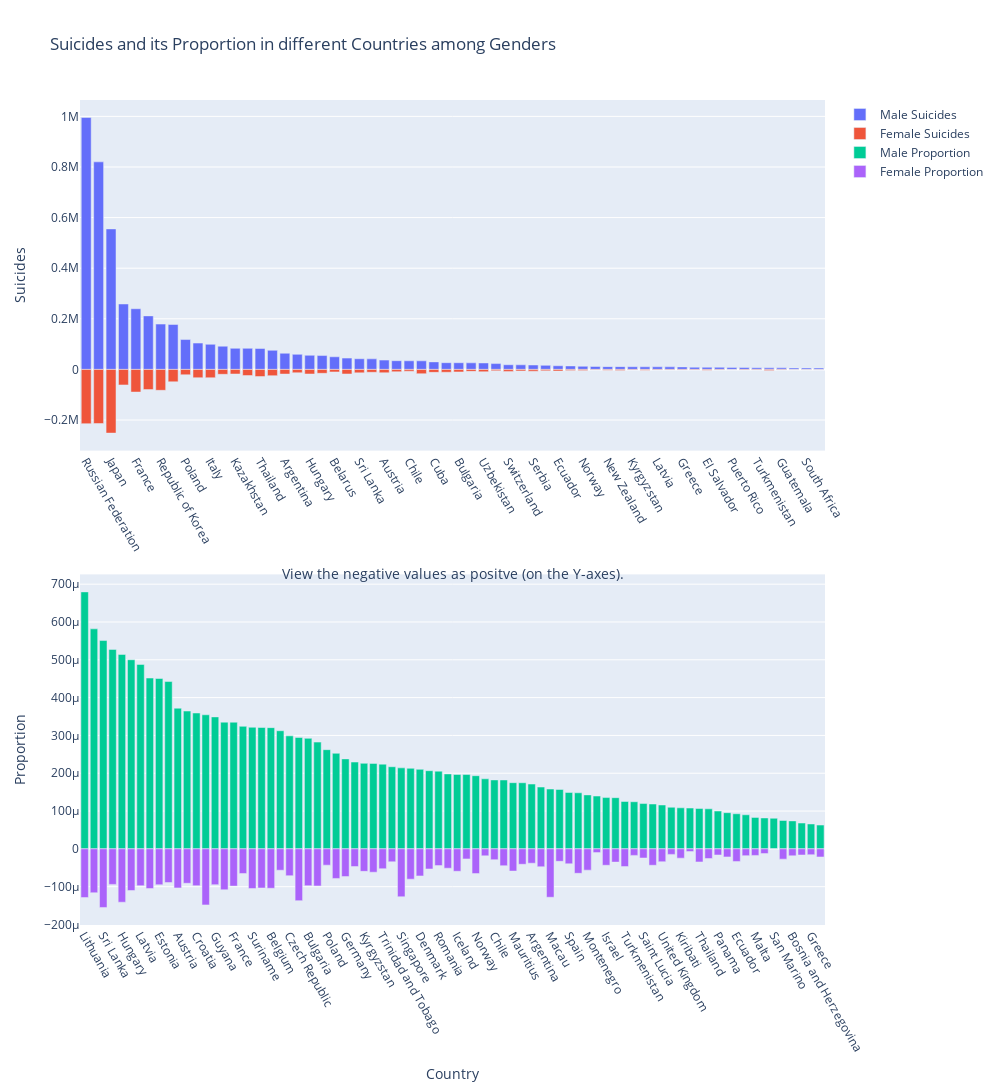

Write notebook code for a chart like this one.
### Code cell
fig = make_subplots(rows = 2, cols=1)

# Subplot 1
fig.add_trace(go.Bar(
                     x = gender_country.index,
                     y = gender_country.suicides_no.male,
                     name = 'Male Suicides'
                    ), row=1, col=1)

fig.add_trace(go.Bar(
                     x = gender_country.index,
                     y = -gender_country.suicides_no.female,
                     name = 'Female Suicides'
                     ), row=1, col=1)

# Subplot 2
fig.add_trace(go.Bar(
                     x = gender_country_p.index,
                     y = gender_country_p.proportion.male,
                     name = 'Male Proportion'                     
                       ), row=2, col=1)

fig.add_trace(go.Bar(
                     x = gender_country_p.index,
                     y = -gender_country_p.proportion.female,
                     name = 'Female Proportion'                     
                       ), row=2, col=1)



fig.update_layout(height=1500, width=1000,
                  title = 'Suicides and its Proportion in different Countries among Genders',
                  barmode='overlay')

fig.update_xaxes(tickangle = 60,
                 title_text = 'View the negative values as positve (on the Y-axes).',
                 row=1, col=1)
fig.update_xaxes(title_text = 'Country', tickangle = 60, row=2, col=1)
fig.update_yaxes(title_text='Suicides', row=1, col=1)
fig.update_yaxes(title_text='Proportion', row=2, col=1)


fig.show()

### Figure 1 — Plotly figure (JSON) as saved in the notebook; plotly's stock layout.template omitted (floating-point values rounded to 4 significant figures)
{"data": [{"name": "Male Suicides", "type": "bar", "x": ["Russian Federation", "United States", "Japan", "Ukraine", "France", "Germany", "Republic of Korea", "Brazil", "Poland", "United Kingdom", "Italy", "Mexico", "Kazakhstan", "Canada", "Thailand", "Spain", "Argentina", "Romania", "Hungary", "Australia", "Belarus", "Belgium", "Sri Lanka", "Colombia", "Austria", "Czech Republic", "Chile", "Netherlands", "Cuba", "Sweden", "Bulgaria", "Finland", "Uzbekistan", "Lithuania", "Switzerland", "Portugal", "Serbia", "Philippines", "Ecuador", "Croatia", "Norway", "Slovakia", "New Zealand", "Denmark", "Kyrgyzstan", "Uruguay", "Latvia", "Ireland", "Greece", "Israel", "El Salvador", "Slovenia", "Puerto Rico", "Turkey", "Turkmenistan", "Singapore", "Guatemala", "Costa Rica", "South Africa", "Estonia"], "xaxis": "x", "y": [995412, 820216, 555272, 258573, 239708, 211555, 179115, 177598, 118035, 104118, 99179, 91805, 83386, 83377, 82542, 75533, 63893, 59595, 55776, 54785, 49890, 44749, 42043, 41737, 36878, 34440, 34061, 33947, 29743, 26612, 26420, 26017, 25543, 23028, 18478, 18187, 17416, 16057, 14422, 13754, 12307, 11413, 11028, 10968, 10453, 10318, 10296, 10123, 9828, 8613, 8338, 8313, 7989, 7562, 6528, 6296, 6176, 5813, 5719, 5641], "yaxis": "y"}, {"name": "Female Suicides", "type": "bar", "x": ["Russian Federation", "United States", "Japan", "Ukraine", "France", "Germany", "Republic of Korea", "Brazil", "Poland", "United Kingdom", "Italy", "Mexico", "Kazakhstan", "Canada", "Thailand", "Spain", "Argentina", "Romania", "Hungary", "Australia", "Belarus", "Belgium", "Sri Lanka", "Colombia", "Austria", "Czech Republic", "Chile", "Netherlands", "Cuba", "Sweden", "Bulgaria", "Finland", "Uzbekistan", "Lithuania", "Switzerland", "Portugal", "Serbia", "Philippines", "Ecuador", "Croatia", "Norway", "Slovakia", "New Zealand", "Denmark", "Kyrgyzstan", "Uruguay", "Latvia", "Ireland", "Greece", "Israel", "El Salvador", "Slovenia", "Puerto Rico", "Turkey", "Turkmenistan", "Singapore", "Guatemala", "Costa Rica", "South Africa", "Estonia"], "xaxis": "x", "y": [-214330, -213797, -251630, -61377, -89419, -79707, -82615, -49015, -21063, -32687, -32881, -19334, -18160, -24184, -28101, -24669, -18326, -13182, -18115, -15326, -10002, -18012, -13598, -11343, -13195, -9247, -6834, -16886, -11675, -11183, -9968, -7660, -9260, -5011, -7739, -5874, -6763, -5273, -6238, -4675, -4685, -2024, -3355, -4329, -2637, -2820, -2474, -2451, -2540, -2681, -3345, -2302, -1054, -2569, -2096, -3793, -1973, -979, -1602, -1393], "yaxis": "y"}, {"name": "Male Proportion", "type": "bar", "x": ["Lithuania", "Russian Federation", "Sri Lanka", "Belarus", "Hungary", "Kazakhstan", "Latvia", "Slovenia", "Estonia", "Ukraine", "Austria", "Finland", "Croatia", "Republic of Korea", "Guyana", "Serbia", "France", "Uruguay", "Suriname", "Cuba", "Belgium", "Mongolia", "Czech Republic", "Japan", "Bulgaria", "Switzerland", "Poland", "Luxembourg", "Germany", "United States", "Kyrgyzstan", "New Zealand", "Trinidad and Tobago", "Slovakia", "Singapore", "Sweden", "Denmark", "Australia", "Romania", "Canada", "Iceland", "Cabo Verde", "Norway", "Puerto Rico", "Chile", "Portugal", "Mauritius", "Ireland", "Argentina", "El Salvador", "Macau", "Aruba", "Spain", "Netherlands", "Montenegro", "Seychelles", "Israel", "Italy", "Turkmenistan", "Costa Rica", "Saint Lucia", "Uzbekistan", "United Kingdom", "Belize", "Kiribati", "Saint Vincent and Grenadines", "Thailand", "Nicaragua", "Panama", "Brazil", "Ecuador", "Colombia", "Malta", "Mexico", "San Marino", "Fiji", "Bosnia and Herzegovina", "Georgia", "Greece", "Paraguay"], "xaxis": "x2", "y": [0.0006796, 0.0005818, 0.0005509, 0.0005276, 0.0005142, 0.0005001, 0.0004878, 0.0004517, 0.0004506, 0.0004425, 0.000372, 0.0003645, 0.0003593, 0.0003546, 0.000349, 0.0003351, 0.000335, 0.0003241, 0.0003216, 0.0003209, 0.0003206, 0.0003124, 0.0002988, 0.0002945, 0.0002923, 0.0002824, 0.0002623, 0.0002527, 0.000238, 0.0002296, 0.0002262, 0.0002261, 0.000224, 0.0002172, 0.0002142, 0.000213, 0.0002103, 0.0002067, 0.0002055, 0.0001982, 0.0001967, 0.0001965, 0.0001935, 0.0001852, 0.0001823, 0.0001822, 0.000175, 0.0001749, 0.0001714, 0.0001635, 0.0001583, 0.0001572, 0.0001491, 0.0001483, 0.0001428, 0.0001397, 0.0001356, 0.0001354, 0.0001253, 0.0001246, 0.0001199, 0.0001186, 0.000116, 0.00011, 0.0001086, 0.0001079, 0.0001069, 0.0001059, 0.0001001, 9.569e-05, 9.28e-05, 9.014e-05, 8.326e-05, 8.172e-05, 8.09e-05, 7.498e-05, 7.399e-05, 6.834e-05, 6.585e-05, 6.291e-05], "yaxis": "y2"}, {"name": "Female Proportion", "type": "bar", "x": ["Lithuania", "Russian Federation", "Sri Lanka", "Belarus", "Hungary", "Kazakhstan", "Latvia", "Slovenia", "Estonia", "Ukraine", "Austria", "Finland", "Croatia", "Republic of Korea", "Guyana", "Serbia", "France", "Uruguay", "Suriname", "Cuba", "Belgium", "Mongolia", "Czech Republic", "Japan", "Bulgaria", "Switzerland", "Poland", "Luxembourg", "Germany", "United States", "Kyrgyzstan", "New Zealand", "Trinidad and Tobago", "Slovakia", "Singapore", "Sweden", "Denmark", "Australia", "Romania", "Canada", "Iceland", "Cabo Verde", "Norway", "Puerto Rico", "Chile", "Portugal", "Mauritius", "Ireland", "Argentina", "El Salvador", "Macau", "Aruba", "Spain", "Netherlands", "Montenegro", "Seychelles", "Israel", "Italy", "Turkmenistan", "Costa Rica", "Saint Lucia", "Uzbekistan", "United Kingdom", "Belize", "Kiribati", "Saint Vincent and Grenadines", "Thailand", "Nicaragua", "Panama", "Brazil", "Ecuador", "Colombia", "Malta", "Mexico", "San Marino", "Fiji", "Bosnia and Herzegovina", "Georgia", "Greece", "Paraguay"], "xaxis": "x2", "y": [-0.0001287, -0.000116, -0.000155, -9.394e-05, -0.000141, -0.0001101, -9.742e-05, -0.0001048, -9.496e-05, -8.911e-05, -0.0001032, -9.095e-05, -9.741e-05, -0.0001481, -9.475e-05, -0.0001082, -9.85e-05, -6.514e-05, -0.0001048, -0.0001035, -0.0001042, -5.64e-05, -7.091e-05, -0.0001369, -9.751e-05, -9.812e-05, -4.31e-05, -7.826e-05, -7.323e-05, -4.677e-05, -5.95e-05, -6.175e-05, -5.25e-05, -3.419e-05, -0.0001267, -8.013e-05, -7.161e-05, -5.315e-05, -4.426e-05, -5.113e-05, -5.926e-05, -2.653e-05, -6.534e-05, -1.848e-05, -2.856e-05, -4.457e-05, -5.874e-05, -4.076e-05, -3.796e-05, -4.73e-05, -0.000128, -3.29e-05, -3.952e-05, -6.461e-05, -5.626e-05, -9.876e-06, -4.338e-05, -3.501e-05, -4.684e-05, -1.723e-05, -2.418e-05, -4.336e-05, -3.402e-05, -1.458e-05, -2.454e-05, -7.18e-06, -3.46e-05, -2.546e-05, -1.623e-05, -2.123e-05, -3.329e-05, -1.789e-05, -1.739e-05, -1.243e-05, 0, -2.713e-05, -1.835e-05, -1.624e-05, -1.546e-05, -2.143e-05], "yaxis": "y2"}], "layout": {"barmode": "overlay", "height": 1500, "title": {"text": "Suicides and its Proportion in different Countries among Genders"}, "width": 1000, "xaxis": {"anchor": "y", "domain": [0, 1], "tickangle": 60, "title": {"text": "View the negative values as positve (on the Y-axes)."}}, "xaxis2": {"anchor": "y2", "domain": [0, 1], "tickangle": 60, "title": {"text": "Country"}}, "yaxis": {"anchor": "x", "domain": [0.575, 1], "title": {"text": "Suicides"}}, "yaxis2": {"anchor": "x2", "domain": [0, 0.425], "title": {"text": "Proportion"}}}}
